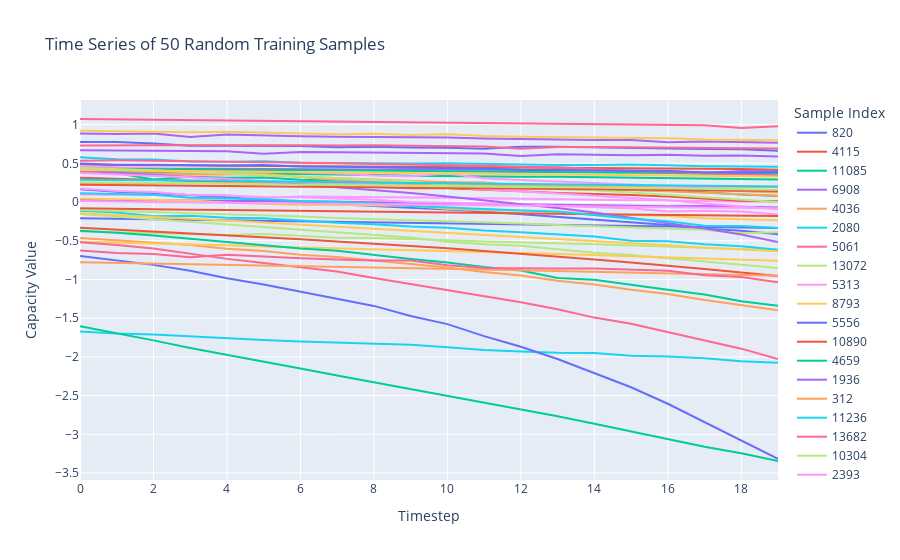

The notebook cell saved with this chart:
### Code cell
# Assuming X_train is your training set array.
# For instance, X_train might have shape (n_samples, n_timesteps, 1).

# Randomly select 50 samples from the training set
n_samples_total = X_train.shape[0]
selected_indices = np.random.choice(n_samples_total, size=50, replace=False)
X_random = X_train[selected_indices]

# If X_random has shape (50, n_timesteps, 1), squeeze the last dimension
if len(X_random.shape) == 3:
    n_samples, n_timesteps, n_features = X_random.shape
    if n_features == 1:
        X_random = X_random.squeeze(axis=-1)  # now shape is (n_samples, n_timesteps)
    else:
        raise ValueError("Expected feature dimension to be 1 for plotting a single time series per sample.")
else:
    n_samples, n_timesteps = X_random.shape

# Create a DataFrame where each row is a sample and each column is a timestep
df = pd.DataFrame(X_random, columns=[f"timestep_{i}" for i in range(n_timesteps)])
df["sample"] = selected_indices  # Label the samples with their original indices

# Melt the DataFrame to long format: each row becomes (sample, timestep, value)
df_long = df.melt(id_vars="sample", var_name="timestep", value_name="value")
# Convert the 'timestep' column from "timestep_0" to an integer (0)
df_long["timestep"] = df_long["timestep"].str.replace("timestep_", "").astype(int)

# Create a line plot with Plotly Express: one line per sample
fig = px.line(
    df_long,
    x="timestep",
    y="value",
    color="sample",
    title="Time Series of 50 Random Training Samples",
    labels={"timestep": "Timestep", "value": "Capacity Value", "sample": "Sample Index"}
)

fig.show()

### Figure 1 — Plotly figure (JSON) as saved in the notebook; plotly's stock layout.template omitted (floating-point values rounded to 4 significant figures)
{"data": [{"hovertemplate": "Sample Index=820<br>Timestep=%{x}<br>Capacity Value=%{y}<extra></extra>", "legendgroup": "820", "line": {"color": "#636efa", "dash": "solid"}, "marker": {"symbol": "circle"}, "mode": "lines", "name": "820", "orientation": "v", "showlegend": true, "type": "scatter", "x": [0, 1, 2, 3, 4, 5, 6, 7, 8, 9, 10, 11, 12, 13, 14, 15, 16, 17, 18, 19], "xaxis": "x", "y": [-0.2107, -0.2177, -0.2241, -0.2317, -0.2399, -0.2458, -0.2533, -0.2602, -0.2665, -0.2721, -0.2792, -0.2848, -0.2937, -0.2987, -0.3059, -0.3116, -0.3143, -0.3216, -0.3295, -0.3352], "yaxis": "y"}, {"hovertemplate": "Sample Index=4115<br>Timestep=%{x}<br>Capacity Value=%{y}<extra></extra>", "legendgroup": "4115", "line": {"color": "#EF553B", "dash": "solid"}, "marker": {"symbol": "circle"}, "mode": "lines", "name": "4115", "orientation": "v", "showlegend": true, "type": "scatter", "x": [0, 1, 2, 3, 4, 5, 6, 7, 8, 9, 10, 11, 12, 13, 14, 15, 16, 17, 18, 19], "xaxis": "x", "y": [0.4828, 0.4795, 0.476, 0.4761, 0.4727, 0.4704, 0.4641, 0.4606, 0.456, 0.4563, 0.4579, 0.4495, 0.4437, 0.4417, 0.4411, 0.4394, 0.4348, 0.4308, 0.4254, 0.4181], "yaxis": "y"}, {"hovertemplate": "Sample Index=11085<br>Timestep=%{x}<br>Capacity Value=%{y}<extra></extra>", "legendgroup": "11085", "line": {"color": "#00cc96", "dash": "solid"}, "marker": {"symbol": "circle"}, "mode": "lines", "name": "11085", "orientation": "v", "showlegend": true, "type": "scatter", "x": [0, 1, 2, 3, 4, 5, 6, 7, 8, 9, 10, 11, 12, 13, 14, 15, 16, 17, 18, 19], "xaxis": "x", "y": [0.3982, 0.3904, 0.3845, 0.3747, 0.3714, 0.3694, 0.3647, 0.3596, 0.3505, 0.3406, 0.3342, 0.3311, 0.3272, 0.3255, 0.32, 0.3151, 0.3085, 0.3036, 0.2964, 0.2899], "yaxis": "y"}, {"hovertemplate": "Sample Index=6908<br>Timestep=%{x}<br>Capacity Value=%{y}<extra></extra>", "legendgroup": "6908", "line": {"color": "#ab63fa", "dash": "solid"}, "marker": {"symbol": "circle"}, "mode": "lines", "name": "6908", "orientation": "v", "showlegend": true, "type": "scatter", "x": [0, 1, 2, 3, 4, 5, 6, 7, 8, 9, 10, 11, 12, 13, 14, 15, 16, 17, 18, 19], "xaxis": "x", "y": [0.43, 0.4319, 0.4321, 0.4332, 0.4309, 0.4281, 0.4239, 0.4215, 0.4198, 0.4232, 0.4193, 0.4141, 0.412, 0.4056, 0.4105, 0.4066, 0.4028, 0.3748, 0.4002, 0.3964], "yaxis": "y"}, {"hovertemplate": "Sample Index=4036<br>Timestep=%{x}<br>Capacity Value=%{y}<extra></extra>", "legendgroup": "4036", "line": {"color": "#FFA15A", "dash": "solid"}, "marker": {"symbol": "circle"}, "mode": "lines", "name": "4036", "orientation": "v", "showlegend": true, "type": "scatter", "x": [0, 1, 2, 3, 4, 5, 6, 7, 8, 9, 10, 11, 12, 13, 14, 15, 16, 17, 18, 19], "xaxis": "x", "y": [-0.4631, -0.495, -0.5263, -0.5558, -0.6038, -0.6311, -0.6812, -0.7098, -0.7548, -0.8036, -0.8445, -0.9051, -0.9492, -1.015, -1.066, -1.133, -1.188, -1.266, -1.335, -1.397], "yaxis": "y"}, {"hovertemplate": "Sample Index=2080<br>Timestep=%{x}<br>Capacity Value=%{y}<extra></extra>", "legendgroup": "2080", "line": {"color": "#19d3f3", "dash": "solid"}, "marker": {"symbol": "circle"}, "mode": "lines", "name": "2080", "orientation": "v", "showlegend": true, "type": "scatter", "x": [0, 1, 2, 3, 4, 5, 6, 7, 8, 9, 10, 11, 12, 13, 14, 15, 16, 17, 18, 19], "xaxis": "x", "y": [0.5775, 0.554, 0.549, 0.5222, 0.5199, 0.5255, 0.5086, 0.5035, 0.5023, 0.4972, 0.5013, 0.4911, 0.4838, 0.4792, 0.4777, 0.4834, 0.4758, 0.4623, 0.4591, 0.4565], "yaxis": "y"}, {"hovertemplate": "Sample Index=5061<br>Timestep=%{x}<br>Capacity Value=%{y}<extra></extra>", "legendgroup": "5061", "line": {"color": "#FF6692", "dash": "solid"}, "marker": {"symbol": "circle"}, "mode": "lines", "name": "5061", "orientation": "v", "showlegend": true, "type": "scatter", "x": [0, 1, 2, 3, 4, 5, 6, 7, 8, 9, 10, 11, 12, 13, 14, 15, 16, 17, 18, 19], "xaxis": "x", "y": [1.072, 1.067, 1.068, 1.063, 1.056, 1.051, 1.046, 1.041, 1.036, 1.03, 1.026, 1.024, 1.017, 1.012, 1.005, 1.002, 0.9958, 0.9909, 0.957, 0.978], "yaxis": "y"}, {"hovertemplate": "Sample Index=13072<br>Timestep=%{x}<br>Capacity Value=%{y}<extra></extra>", "legendgroup": "13072", "line": {"color": "#B6E880", "dash": "solid"}, "marker": {"symbol": "circle"}, "mode": "lines", "name": "13072", "orientation": "v", "showlegend": true, "type": "scatter", "x": [0, 1, 2, 3, 4, 5, 6, 7, 8, 9, 10, 11, 12, 13, 14, 15, 16, 17, 18, 19], "xaxis": "x", "y": [-0.1541, -0.1883, -0.2199, -0.2521, -0.2856, -0.3199, -0.3516, -0.3853, -0.4276, -0.4576, -0.513, -0.5457, -0.5644, -0.6059, -0.654, -0.683, -0.7244, -0.7603, -0.8011, -0.8509], "yaxis": "y"}, {"hovertemplate": "Sample Index=5313<br>Timestep=%{x}<br>Capacity Value=%{y}<extra></extra>", "legendgroup": "5313", "line": {"color": "#FF97FF", "dash": "solid"}, "marker": {"symbol": "circle"}, "mode": "lines", "name": "5313", "orientation": "v", "showlegend": true, "type": "scatter", "x": [0, 1, 2, 3, 4, 5, 6, 7, 8, 9, 10, 11, 12, 13, 14, 15, 16, 17, 18, 19], "xaxis": "x", "y": [0.09684, 0.0965, 0.09044, 0.08678, 0.08418, 0.05234, 0.07299, 0.07043, 0.06222, 0.05993, 0.0541, 0.05005, 0.04182, 0.0401, 0.02884, 0.02413, 0.01984, 0.008777, 0.002788, 0.004445], "yaxis": "y"}, {"hovertemplate": "Sample Index=8793<br>Timestep=%{x}<br>Capacity Value=%{y}<extra></extra>", "legendgroup": "8793", "line": {"color": "#FECB52", "dash": "solid"}, "marker": {"symbol": "circle"}, "mode": "lines", "name": "8793", "orientation": "v", "showlegend": true, "type": "scatter", "x": [0, 1, 2, 3, 4, 5, 6, 7, 8, 9, 10, 11, 12, 13, 14, 15, 16, 17, 18, 19], "xaxis": "x", "y": [-0.5143, -0.524, -0.5365, -0.5493, -0.5595, -0.5731, -0.5842, -0.5964, -0.6083, -0.6186, -0.6306, -0.6453, -0.6595, -0.6724, -0.6859, -0.6989, -0.7124, -0.7276, -0.7407, -0.7572], "yaxis": "y"}, {"hovertemplate": "Sample Index=5556<br>Timestep=%{x}<br>Capacity Value=%{y}<extra></extra>", "legendgroup": "5556", "line": {"color": "#636efa", "dash": "solid"}, "marker": {"symbol": "circle"}, "mode": "lines", "name": "5556", "orientation": "v", "showlegend": true, "type": "scatter", "x": [0, 1, 2, 3, 4, 5, 6, 7, 8, 9, 10, 11, 12, 13, 14, 15, 16, 17, 18, 19], "xaxis": "x", "y": [0.7743, 0.7748, 0.7566, 0.7275, 0.7271, 0.7264, 0.7234, 0.7075, 0.7143, 0.7053, 0.7017, 0.6875, 0.7156, 0.7156, 0.7058, 0.6951, 0.6903, 0.6865, 0.6818, 0.6616], "yaxis": "y"}, {"hovertemplate": "Sample Index=10890<br>Timestep=%{x}<br>Capacity Value=%{y}<extra></extra>", "legendgroup": "10890", "line": {"color": "#EF553B", "dash": "solid"}, "marker": {"symbol": "circle"}, "mode": "lines", "name": "10890", "orientation": "v", "showlegend": true, "type": "scatter", "x": [0, 1, 2, 3, 4, 5, 6, 7, 8, 9, 10, 11, 12, 13, 14, 15, 16, 17, 18, 19], "xaxis": "x", "y": [0.3139, 0.3011, 0.2942, 0.2748, 0.2604, 0.2389, 0.2358, 0.219, 0.2005, 0.1791, 0.1774, 0.1544, 0.1392, 0.1183, 0.1093, 0.09209, 0.07286, 0.04904, 0.01817, 0.01132], "yaxis": "y"}, {"hovertemplate": "Sample Index=4659<br>Timestep=%{x}<br>Capacity Value=%{y}<extra></extra>", "legendgroup": "4659", "line": {"color": "#00cc96", "dash": "solid"}, "marker": {"symbol": "circle"}, "mode": "lines", "name": "4659", "orientation": "v", "showlegend": true, "type": "scatter", "x": [0, 1, 2, 3, 4, 5, 6, 7, 8, 9, 10, 11, 12, 13, 14, 15, 16, 17, 18, 19], "xaxis": "x", "y": [0.4109, 0.3754, 0.2907, 0.327, 0.3139, 0.3167, 0.2875, 0.277, 0.2607, 0.253, 0.2362, 0.2279, 0.2077, 0.1853, 0.1692, 0.1543, 0.1462, 0.1276, 0.09672, 0.07827], "yaxis": "y"}, {"hovertemplate": "Sample Index=1936<br>Timestep=%{x}<br>Capacity Value=%{y}<extra></extra>", "legendgroup": "1936", "line": {"color": "#ab63fa", "dash": "solid"}, "marker": {"symbol": "circle"}, "mode": "lines", "name": "1936", "orientation": "v", "showlegend": true, "type": "scatter", "x": [0, 1, 2, 3, 4, 5, 6, 7, 8, 9, 10, 11, 12, 13, 14, 15, 16, 17, 18, 19], "xaxis": "x", "y": [0.886, 0.88, 0.8844, 0.8395, 0.8711, 0.8562, 0.849, 0.8432, 0.8424, 0.8357, 0.8335, 0.82, 0.8119, 0.8058, 0.8003, 0.8013, 0.7714, 0.7817, 0.7726, 0.7668], "yaxis": "y"}, {"hovertemplate": "Sample Index=312<br>Timestep=%{x}<br>Capacity Value=%{y}<extra></extra>", "legendgroup": "312", "line": {"color": "#FFA15A", "dash": "solid"}, "marker": {"symbol": "circle"}, "mode": "lines", "name": "312", "orientation": "v", "showlegend": true, "type": "scatter", "x": [0, 1, 2, 3, 4, 5, 6, 7, 8, 9, 10, 11, 12, 13, 14, 15, 16, 17, 18, 19], "xaxis": "x", "y": [0.2424, 0.2418, 0.2412, 0.2414, 0.242, 0.2413, 0.2509, 0.2371, 0.2338, 0.2303, 0.2263, 0.2245, 0.223, 0.2197, 0.2175, 0.2143, 0.2095, 0.2029, 0.2004, 0.1957], "yaxis": "y"}, {"hovertemplate": "Sample Index=11236<br>Timestep=%{x}<br>Capacity Value=%{y}<extra></extra>", "legendgroup": "11236", "line": {"color": "#19d3f3", "dash": "solid"}, "marker": {"symbol": "circle"}, "mode": "lines", "name": "11236", "orientation": "v", "showlegend": true, "type": "scatter", "x": [0, 1, 2, 3, 4, 5, 6, 7, 8, 9, 10, 11, 12, 13, 14, 15, 16, 17, 18, 19], "xaxis": "x", "y": [-1.672, -1.699, -1.71, -1.73, -1.756, -1.781, -1.803, -1.818, -1.827, -1.844, -1.876, -1.91, -1.929, -1.948, -1.95, -1.984, -1.996, -2.019, -2.058, -2.077], "yaxis": "y"}, {"hovertemplate": "Sample Index=13682<br>Timestep=%{x}<br>Capacity Value=%{y}<extra></extra>", "legendgroup": "13682", "line": {"color": "#FF6692", "dash": "solid"}, "marker": {"symbol": "circle"}, "mode": "lines", "name": "13682", "orientation": "v", "showlegend": true, "type": "scatter", "x": [0, 1, 2, 3, 4, 5, 6, 7, 8, 9, 10, 11, 12, 13, 14, 15, 16, 17, 18, 19], "xaxis": "x", "y": [-0.5179, -0.5539, -0.6007, -0.6631, -0.7341, -0.7862, -0.8401, -0.8962, -0.9815, -1.059, -1.132, -1.216, -1.295, -1.384, -1.493, -1.573, -1.681, -1.787, -1.894, -2.027], "yaxis": "y"}, {"hovertemplate": "Sample Index=10304<br>Timestep=%{x}<br>Capacity Value=%{y}<extra></extra>", "legendgroup": "10304", "line": {"color": "#B6E880", "dash": "solid"}, "marker": {"symbol": "circle"}, "mode": "lines", "name": "10304", "orientation": "v", "showlegend": true, "type": "scatter", "x": [0, 1, 2, 3, 4, 5, 6, 7, 8, 9, 10, 11, 12, 13, 14, 15, 16, 17, 18, 19], "xaxis": "x", "y": [-0.38, -0.3942, -0.3989, -0.4153, -0.4269, -0.4133, -0.4374, -0.4601, -0.4654, -0.477, -0.4944, -0.5106, -0.5265, -0.5335, -0.5455, -0.5632, -0.5754, -0.5892, -0.6061, -0.6158], "yaxis": "y"}, {"hovertemplate": "Sample Index=2393<br>Timestep=%{x}<br>Capacity Value=%{y}<extra></extra>", "legendgroup": "2393", "line": {"color": "#FF97FF", "dash": "solid"}, "marker": {"symbol": "circle"}, "mode": "lines", "name": "2393", "orientation": "v", "showlegend": true, "type": "scatter", "x": [0, 1, 2, 3, 4, 5, 6, 7, 8, 9, 10, 11, 12, 13, 14, 15, 16, 17, 18, 19], "xaxis": "x", "y": [0.4658, 0.4487, 0.4431, 0.3992, 0.4077, 0.3973, 0.3818, 0.3673, 0.3439, 0.3333, 0.3685, 0.3072, 0.2845, 0.2673, 0.25, 0.2261, 0.2052, 0.1868, 0.1625, 0.138], "yaxis": "y"}, {"hovertemplate": "Sample Index=10259<br>Timestep=%{x}<br>Capacity Value=%{y}<extra></extra>", "legendgroup": "10259", "line": {"color": "#FECB52", "dash": "solid"}, "marker": {"symbol": "circle"}, "mode": "lines", "name": "10259", "orientation": "v", "showlegend": true, "type": "scatter", "x": [0, 1, 2, 3, 4, 5, 6, 7, 8, 9, 10, 11, 12, 13, 14, 15, 16, 17, 18, 19], "xaxis": "x", "y": [0.9202, 0.9134, 0.9121, 0.9019, 0.9065, 0.8949, 0.8834, 0.8759, 0.8808, 0.8664, 0.877, 0.8529, 0.8429, 0.8381, 0.8343, 0.8274, 0.8237, 0.8082, 0.7995, 0.7985], "yaxis": "y"}, {"hovertemplate": "Sample Index=12282<br>Timestep=%{x}<br>Capacity Value=%{y}<extra></extra>", "legendgroup": "12282", "line": {"color": "#636efa", "dash": "solid"}, "marker": {"symbol": "circle"}, "mode": "lines", "name": "12282", "orientation": "v", "showlegend": true, "type": "scatter", "x": [0, 1, 2, 3, 4, 5, 6, 7, 8, 9, 10, 11, 12, 13, 14, 15, 16, 17, 18, 19], "xaxis": "x", "y": [0.1657, 0.1331, 0.1151, 0.08963, 0.06268, 0.02458, 0.00368, -0.0295, -0.04913, -0.07155, -0.09695, -0.123, -0.1578, -0.1973, -0.2235, -0.2578, -0.2966, -0.3442, -0.3724, -0.4168], "yaxis": "y"}, {"hovertemplate": "Sample Index=10274<br>Timestep=%{x}<br>Capacity Value=%{y}<extra></extra>", "legendgroup": "10274", "line": {"color": "#EF553B", "dash": "solid"}, "marker": {"symbol": "circle"}, "mode": "lines", "name": "10274", "orientation": "v", "showlegend": true, "type": "scatter", "x": [0, 1, 2, 3, 4, 5, 6, 7, 8, 9, 10, 11, 12, 13, 14, 15, 16, 17, 18, 19], "xaxis": "x", "y": [-0.333, -0.3565, -0.3802, -0.4009, -0.4263, -0.4532, -0.4798, -0.5083, -0.5351, -0.5668, -0.5983, -0.6333, -0.6674, -0.7042, -0.7413, -0.7805, -0.8195, -0.8635, -0.9089, -0.9553], "yaxis": "y"}, {"hovertemplate": "Sample Index=12121<br>Timestep=%{x}<br>Capacity Value=%{y}<extra></extra>", "legendgroup": "12121", "line": {"color": "#00cc96", "dash": "solid"}, "marker": {"symbol": "circle"}, "mode": "lines", "name": "12121", "orientation": "v", "showlegend": true, "type": "scatter", "x": [0, 1, 2, 3, 4, 5, 6, 7, 8, 9, 10, 11, 12, 13, 14, 15, 16, 17, 18, 19], "xaxis": "x", "y": [0.4346, 0.4286, 0.4254, 0.4194, 0.4156, 0.4125, 0.4127, 0.4095, 0.4056, 0.4037, 0.3966, 0.3968, 0.3869, 0.3824, 0.3838, 0.3767, 0.3741, 0.3643, 0.3655, 0.3641], "yaxis": "y"}, {"hovertemplate": "Sample Index=1346<br>Timestep=%{x}<br>Capacity Value=%{y}<extra></extra>", "legendgroup": "1346", "line": {"color": "#ab63fa", "dash": "solid"}, "marker": {"symbol": "circle"}, "mode": "lines", "name": "1346", "orientation": "v", "showlegend": true, "type": "scatter", "x": [0, 1, 2, 3, 4, 5, 6, 7, 8, 9, 10, 11, 12, 13, 14, 15, 16, 17, 18, 19], "xaxis": "x", "y": [0.03301, 0.02502, 0.0225, 0.02078, 0.01959, 0.009997, 0.007587, 0.003254, -0.00325, -0.007996, -0.01528, -0.01967, -0.03154, -0.03755, -0.04631, -0.05433, -0.05321, -0.05256, -0.06329, -0.07212], "yaxis": "y"}, {"hovertemplate": "Sample Index=744<br>Timestep=%{x}<br>Capacity Value=%{y}<extra></extra>", "legendgroup": "744", "line": {"color": "#FFA15A", "dash": "solid"}, "marker": {"symbol": "circle"}, "mode": "lines", "name": "744", "orientation": "v", "showlegend": true, "type": "scatter", "x": [0, 1, 2, 3, 4, 5, 6, 7, 8, 9, 10, 11, 12, 13, 14, 15, 16, 17, 18, 19], "xaxis": "x", "y": [0.3894, 0.378, 0.3674, 0.3561, 0.3569, 0.3646, 0.324, 0.2855, 0.2685, 0.2579, 0.255, 0.2527, 0.2066, 0.2094, 0.2003, 0.1835, 0.1726, 0.1582, 0.1388, 0.1218], "yaxis": "y"}, {"hovertemplate": "Sample Index=9558<br>Timestep=%{x}<br>Capacity Value=%{y}<extra></extra>", "legendgroup": "9558", "line": {"color": "#19d3f3", "dash": "solid"}, "marker": {"symbol": "circle"}, "mode": "lines", "name": "9558", "orientation": "v", "showlegend": true, "type": "scatter", "x": [0, 1, 2, 3, 4, 5, 6, 7, 8, 9, 10, 11, 12, 13, 14, 15, 16, 17, 18, 19], "xaxis": "x", "y": [-0.1135, -0.1346, -0.1826, -0.1756, -0.2046, -0.2102, -0.2383, -0.268, -0.2858, -0.3146, -0.3319, -0.3688, -0.3893, -0.4152, -0.4451, -0.499, -0.5066, -0.5464, -0.5721, -0.6158], "yaxis": "y"}, {"hovertemplate": "Sample Index=12836<br>Timestep=%{x}<br>Capacity Value=%{y}<extra></extra>", "legendgroup": "12836", "line": {"color": "#FF6692", "dash": "solid"}, "marker": {"symbol": "circle"}, "mode": "lines", "name": "12836", "orientation": "v", "showlegend": true, "type": "scatter", "x": [0, 1, 2, 3, 4, 5, 6, 7, 8, 9, 10, 11, 12, 13, 14, 15, 16, 17, 18, 19], "xaxis": "x", "y": [0.5348, 0.539, 0.5334, 0.5266, 0.524, 0.5154, 0.5154, 0.5019, 0.4914, 0.4861, 0.4737, 0.4698, 0.4568, 0.4478, 0.4259, 0.3976, 0.3874, 0.3742, 0.3594, 0.3431], "yaxis": "y"}, {"hovertemplate": "Sample Index=2800<br>Timestep=%{x}<br>Capacity Value=%{y}<extra></extra>", "legendgroup": "2800", "line": {"color": "#B6E880", "dash": "solid"}, "marker": {"symbol": "circle"}, "mode": "lines", "name": "2800", "orientation": "v", "showlegend": true, "type": "scatter", "x": [0, 1, 2, 3, 4, 5, 6, 7, 8, 9, 10, 11, 12, 13, 14, 15, 16, 17, 18, 19], "xaxis": "x", "y": [-0.1008, -0.1182, -0.131, -0.1461, -0.1589, -0.1705, -0.1871, -0.2065, -0.2169, -0.2339, -0.2491, -0.2611, -0.2778, -0.298, -0.3116, -0.3271, -0.3443, -0.3577, -0.4021, -0.3915], "yaxis": "y"}, {"hovertemplate": "Sample Index=12296<br>Timestep=%{x}<br>Capacity Value=%{y}<extra></extra>", "legendgroup": "12296", "line": {"color": "#FF97FF", "dash": "solid"}, "marker": {"symbol": "circle"}, "mode": "lines", "name": "12296", "orientation": "v", "showlegend": true, "type": "scatter", "x": [0, 1, 2, 3, 4, 5, 6, 7, 8, 9, 10, 11, 12, 13, 14, 15, 16, 17, 18, 19], "xaxis": "x", "y": [0.1735, 0.1429, 0.1295, 0.09231, 0.08308, 0.0636, 0.06258, 0.04639, 0.03038, 0.0009475, -0.005428, -0.01271, -0.02513, -0.05105, -0.06684, -0.08045, -0.1214, -0.1125, -0.1235, -0.1615], "yaxis": "y"}, {"hovertemplate": "Sample Index=7852<br>Timestep=%{x}<br>Capacity Value=%{y}<extra></extra>", "legendgroup": "7852", "line": {"color": "#FECB52", "dash": "solid"}, "marker": {"symbol": "circle"}, "mode": "lines", "name": "7852", "orientation": "v", "showlegend": true, "type": "scatter", "x": [0, 1, 2, 3, 4, 5, 6, 7, 8, 9, 10, 11, 12, 13, 14, 15, 16, 17, 18, 19], "xaxis": "x", "y": [0.04492, 0.03757, 0.02571, 0.021, -0.009954, -0.02038, -0.03912, -0.03823, -0.04393, -0.04874, -0.08687, -0.1063, -0.1079, -0.1301, -0.1433, -0.1666, -0.1792, -0.2108, -0.2218, -0.2337], "yaxis": "y"}, {"hovertemplate": "Sample Index=3434<br>Timestep=%{x}<br>Capacity Value=%{y}<extra></extra>", "legendgroup": "3434", "line": {"color": "#636efa", "dash": "solid"}, "marker": {"symbol": "circle"}, "mode": "lines", "name": "3434", "orientation": "v", "showlegend": true, "type": "scatter", "x": [0, 1, 2, 3, 4, 5, 6, 7, 8, 9, 10, 11, 12, 13, 14, 15, 16, 17, 18, 19], "xaxis": "x", "y": [0.4988, 0.4803, 0.4822, 0.4752, 0.4734, 0.4781, 0.4574, 0.4551, 0.45, 0.4358, 0.4402, 0.4347, 0.4183, 0.4149, 0.412, 0.4055, 0.3975, 0.3848, 0.3786, 0.3891], "yaxis": "y"}, {"hovertemplate": "Sample Index=1188<br>Timestep=%{x}<br>Capacity Value=%{y}<extra></extra>", "legendgroup": "1188", "line": {"color": "#EF553B", "dash": "solid"}, "marker": {"symbol": "circle"}, "mode": "lines", "name": "1188", "orientation": "v", "showlegend": true, "type": "scatter", "x": [0, 1, 2, 3, 4, 5, 6, 7, 8, 9, 10, 11, 12, 13, 14, 15, 16, 17, 18, 19], "xaxis": "x", "y": [-0.08079, -0.09003, -0.0996, -0.09992, -0.1032, -0.1075, -0.1141, -0.1166, -0.1214, -0.1292, -0.1387, -0.1412, -0.1456, -0.1512, -0.1588, -0.1625, -0.167, -0.1695, -0.171, -0.1796], "yaxis": "y"}, {"hovertemplate": "Sample Index=9976<br>Timestep=%{x}<br>Capacity Value=%{y}<extra></extra>", "legendgroup": "9976", "line": {"color": "#00cc96", "dash": "solid"}, "marker": {"symbol": "circle"}, "mode": "lines", "name": "9976", "orientation": "v", "showlegend": true, "type": "scatter", "x": [0, 1, 2, 3, 4, 5, 6, 7, 8, 9, 10, 11, 12, 13, 14, 15, 16, 17, 18, 19], "xaxis": "x", "y": [-1.604, -1.694, -1.787, -1.885, -1.97, -2.06, -2.15, -2.24, -2.329, -2.417, -2.496, -2.592, -2.674, -2.767, -2.863, -2.964, -3.056, -3.161, -3.245, -3.345], "yaxis": "y"}, {"hovertemplate": "Sample Index=8548<br>Timestep=%{x}<br>Capacity Value=%{y}<extra></extra>", "legendgroup": "8548", "line": {"color": "#ab63fa", "dash": "solid"}, "marker": {"symbol": "circle"}, "mode": "lines", "name": "8548", "orientation": "v", "showlegend": true, "type": "scatter", "x": [0, 1, 2, 3, 4, 5, 6, 7, 8, 9, 10, 11, 12, 13, 14, 15, 16, 17, 18, 19], "xaxis": "x", "y": [0.4027, 0.3785, 0.3495, 0.3256, 0.2964, 0.2654, 0.2293, 0.1932, 0.1591, 0.1163, 0.0724, 0.02258, -0.02352, -0.0757, -0.1362, -0.2059, -0.2698, -0.3411, -0.4191, -0.516], "yaxis": "y"}, {"hovertemplate": "Sample Index=5604<br>Timestep=%{x}<br>Capacity Value=%{y}<extra></extra>", "legendgroup": "5604", "line": {"color": "#FFA15A", "dash": "solid"}, "marker": {"symbol": "circle"}, "mode": "lines", "name": "5604", "orientation": "v", "showlegend": true, "type": "scatter", "x": [0, 1, 2, 3, 4, 5, 6, 7, 8, 9, 10, 11, 12, 13, 14, 15, 16, 17, 18, 19], "xaxis": "x", "y": [0.412, 0.4159, 0.4, 0.3847, 0.3645, 0.3444, 0.3277, 0.3088, 0.2879, 0.2733, 0.2556, 0.2344, 0.2166, 0.1941, 0.1752, 0.1564, 0.138, 0.1225, 0.1024, 0.08269], "yaxis": "y"}, {"hovertemplate": "Sample Index=2088<br>Timestep=%{x}<br>Capacity Value=%{y}<extra></extra>", "legendgroup": "2088", "line": {"color": "#19d3f3", "dash": "solid"}, "marker": {"symbol": "circle"}, "mode": "lines", "name": "2088", "orientation": "v", "showlegend": true, "type": "scatter", "x": [0, 1, 2, 3, 4, 5, 6, 7, 8, 9, 10, 11, 12, 13, 14, 15, 16, 17, 18, 19], "xaxis": "x", "y": [0.1137, 0.1029, 0.09424, 0.05418, 0.04451, 0.03614, 0.01241, 0.004656, -0.0173, -0.05112, -0.06966, -0.09266, -0.1104, -0.1228, -0.1658, -0.2148, -0.2472, -0.3064, -0.309, -0.3341], "yaxis": "y"}, {"hovertemplate": "Sample Index=5588<br>Timestep=%{x}<br>Capacity Value=%{y}<extra></extra>", "legendgroup": "5588", "line": {"color": "#FF6692", "dash": "solid"}, "marker": {"symbol": "circle"}, "mode": "lines", "name": "5588", "orientation": "v", "showlegend": true, "type": "scatter", "x": [0, 1, 2, 3, 4, 5, 6, 7, 8, 9, 10, 11, 12, 13, 14, 15, 16, 17, 18, 19], "xaxis": "x", "y": [0.7293, 0.735, 0.735, 0.7344, 0.736, 0.7359, 0.7325, 0.7292, 0.7334, 0.7263, 0.7242, 0.7184, 0.6875, 0.7102, 0.7098, 0.7043, 0.7008, 0.6993, 0.6944, 0.6912], "yaxis": "y"}, {"hovertemplate": "Sample Index=6670<br>Timestep=%{x}<br>Capacity Value=%{y}<extra></extra>", "legendgroup": "6670", "line": {"color": "#B6E880", "dash": "solid"}, "marker": {"symbol": "circle"}, "mode": "lines", "name": "6670", "orientation": "v", "showlegend": true, "type": "scatter", "x": [0, 1, 2, 3, 4, 5, 6, 7, 8, 9, 10, 11, 12, 13, 14, 15, 16, 17, 18, 19], "xaxis": "x", "y": [0.4385, 0.4287, 0.4096, 0.3876, 0.3672, 0.3476, 0.3362, 0.3109, 0.2847, 0.2676, 0.2164, 0.2058, 0.1887, 0.1658, 0.1509, 0.1242, 0.09157, 0.06256, 0.03555, 0.0001395], "yaxis": "y"}, {"hovertemplate": "Sample Index=9578<br>Timestep=%{x}<br>Capacity Value=%{y}<extra></extra>", "legendgroup": "9578", "line": {"color": "#FF97FF", "dash": "solid"}, "marker": {"symbol": "circle"}, "mode": "lines", "name": "9578", "orientation": "v", "showlegend": true, "type": "scatter", "x": [0, 1, 2, 3, 4, 5, 6, 7, 8, 9, 10, 11, 12, 13, 14, 15, 16, 17, 18, 19], "xaxis": "x", "y": [0.3747, 0.3583, 0.3363, 0.3179, 0.2996, 0.2676, 0.2598, 0.2496, 0.2268, 0.2108, 0.1897, 0.1643, 0.14, 0.1096, 0.08116, 0.05318, 0.02325, -0.01902, -0.05586, -0.09312], "yaxis": "y"}, {"hovertemplate": "Sample Index=2035<br>Timestep=%{x}<br>Capacity Value=%{y}<extra></extra>", "legendgroup": "2035", "line": {"color": "#FECB52", "dash": "solid"}, "marker": {"symbol": "circle"}, "mode": "lines", "name": "2035", "orientation": "v", "showlegend": true, "type": "scatter", "x": [0, 1, 2, 3, 4, 5, 6, 7, 8, 9, 10, 11, 12, 13, 14, 15, 16, 17, 18, 19], "xaxis": "x", "y": [-0.1451, -0.166, -0.1913, -0.2144, -0.2401, -0.2662, -0.2937, -0.3146, -0.3463, -0.3711, -0.3991, -0.4256, -0.4512, -0.4793, -0.5017, -0.5305, -0.5578, -0.589, -0.6116, -0.637], "yaxis": "y"}, {"hovertemplate": "Sample Index=1467<br>Timestep=%{x}<br>Capacity Value=%{y}<extra></extra>", "legendgroup": "1467", "line": {"color": "#636efa", "dash": "solid"}, "marker": {"symbol": "circle"}, "mode": "lines", "name": "1467", "orientation": "v", "showlegend": true, "type": "scatter", "x": [0, 1, 2, 3, 4, 5, 6, 7, 8, 9, 10, 11, 12, 13, 14, 15, 16, 17, 18, 19], "xaxis": "x", "y": [-0.6975, -0.7504, -0.8116, -0.8885, -0.9834, -1.065, -1.159, -1.252, -1.342, -1.473, -1.577, -1.732, -1.87, -2.028, -2.208, -2.392, -2.605, -2.843, -3.079, -3.318], "yaxis": "y"}, {"hovertemplate": "Sample Index=3069<br>Timestep=%{x}<br>Capacity Value=%{y}<extra></extra>", "legendgroup": "3069", "line": {"color": "#EF553B", "dash": "solid"}, "marker": {"symbol": "circle"}, "mode": "lines", "name": "3069", "orientation": "v", "showlegend": true, "type": "scatter", "x": [0, 1, 2, 3, 4, 5, 6, 7, 8, 9, 10, 11, 12, 13, 14, 15, 16, 17, 18, 19], "xaxis": "x", "y": [0.223, 0.2197, 0.2175, 0.2143, 0.2095, 0.2029, 0.2004, 0.1957, 0.1942, 0.1882, 0.1822, 0.1771, 0.1731, 0.1684, 0.1645, 0.1589, 0.1556, 0.1497, 0.1525, 0.142], "yaxis": "y"}, {"hovertemplate": "Sample Index=5913<br>Timestep=%{x}<br>Capacity Value=%{y}<extra></extra>", "legendgroup": "5913", "line": {"color": "#00cc96", "dash": "solid"}, "marker": {"symbol": "circle"}, "mode": "lines", "name": "5913", "orientation": "v", "showlegend": true, "type": "scatter", "x": [0, 1, 2, 3, 4, 5, 6, 7, 8, 9, 10, 11, 12, 13, 14, 15, 16, 17, 18, 19], "xaxis": "x", "y": [-0.3721, -0.3953, -0.4328, -0.4761, -0.5123, -0.5571, -0.5986, -0.6294, -0.6845, -0.735, -0.7818, -0.8397, -0.8846, -0.9798, -1.004, -1.072, -1.133, -1.195, -1.282, -1.338], "yaxis": "y"}, {"hovertemplate": "Sample Index=5382<br>Timestep=%{x}<br>Capacity Value=%{y}<extra></extra>", "legendgroup": "5382", "line": {"color": "#ab63fa", "dash": "solid"}, "marker": {"symbol": "circle"}, "mode": "lines", "name": "5382", "orientation": "v", "showlegend": true, "type": "scatter", "x": [0, 1, 2, 3, 4, 5, 6, 7, 8, 9, 10, 11, 12, 13, 14, 15, 16, 17, 18, 19], "xaxis": "x", "y": [0.6675, 0.6656, 0.6631, 0.6597, 0.6549, 0.6242, 0.6465, 0.6431, 0.6374, 0.6335, 0.627, 0.6262, 0.5938, 0.6158, 0.6123, 0.6051, 0.6092, 0.5966, 0.6017, 0.5874], "yaxis": "y"}, {"hovertemplate": "Sample Index=3234<br>Timestep=%{x}<br>Capacity Value=%{y}<extra></extra>", "legendgroup": "3234", "line": {"color": "#FFA15A", "dash": "solid"}, "marker": {"symbol": "circle"}, "mode": "lines", "name": "3234", "orientation": "v", "showlegend": true, "type": "scatter", "x": [0, 1, 2, 3, 4, 5, 6, 7, 8, 9, 10, 11, 12, 13, 14, 15, 16, 17, 18, 19], "xaxis": "x", "y": [-0.7763, -0.7841, -0.7923, -0.799, -0.809, -0.8182, -0.8294, -0.8343, -0.8445, -0.849, -0.8599, -0.87, -0.8815, -0.8919, -0.8984, -0.9057, -0.9184, -0.9289, -0.9435, -0.9527], "yaxis": "y"}, {"hovertemplate": "Sample Index=9609<br>Timestep=%{x}<br>Capacity Value=%{y}<extra></extra>", "legendgroup": "9609", "line": {"color": "#19d3f3", "dash": "solid"}, "marker": {"symbol": "circle"}, "mode": "lines", "name": "9609", "orientation": "v", "showlegend": true, "type": "scatter", "x": [0, 1, 2, 3, 4, 5, 6, 7, 8, 9, 10, 11, 12, 13, 14, 15, 16, 17, 18, 19], "xaxis": "x", "y": [0.2874, 0.2863, 0.2793, 0.2747, 0.2734, 0.2685, 0.2606, 0.2571, 0.2511, 0.2461, 0.2429, 0.2388, 0.2341, 0.2289, 0.2254, 0.217, 0.2112, 0.2077, 0.2036, 0.1993], "yaxis": "y"}, {"hovertemplate": "Sample Index=4104<br>Timestep=%{x}<br>Capacity Value=%{y}<extra></extra>", "legendgroup": "4104", "line": {"color": "#FF6692", "dash": "solid"}, "marker": {"symbol": "circle"}, "mode": "lines", "name": "4104", "orientation": "v", "showlegend": true, "type": "scatter", "x": [0, 1, 2, 3, 4, 5, 6, 7, 8, 9, 10, 11, 12, 13, 14, 15, 16, 17, 18, 19], "xaxis": "x", "y": [-0.625, -0.6576, -0.6714, -0.7118, -0.6822, -0.7084, -0.727, -0.7422, -0.7555, -0.7548, -0.8154, -0.8522, -0.8589, -0.8571, -0.8585, -0.8781, -0.8889, -0.9459, -0.967, -1.036], "yaxis": "y"}, {"hovertemplate": "Sample Index=6902<br>Timestep=%{x}<br>Capacity Value=%{y}<extra></extra>", "legendgroup": "6902", "line": {"color": "#B6E880", "dash": "solid"}, "marker": {"symbol": "circle"}, "mode": "lines", "name": "6902", "orientation": "v", "showlegend": true, "type": "scatter", "x": [0, 1, 2, 3, 4, 5, 6, 7, 8, 9, 10, 11, 12, 13, 14, 15, 16, 17, 18, 19], "xaxis": "x", "y": [0.2551, 0.2533, 0.248, 0.2454, 0.2364, 0.2295, 0.2295, 0.2247, 0.2174, 0.2112, 0.2043, 0.1996, 0.1984, 0.1913, 0.1863, 0.1804, 0.1724, 0.1634, 0.1635, 0.1574], "yaxis": "y"}, {"hovertemplate": "Sample Index=8838<br>Timestep=%{x}<br>Capacity Value=%{y}<extra></extra>", "legendgroup": "8838", "line": {"color": "#FF97FF", "dash": "solid"}, "marker": {"symbol": "circle"}, "mode": "lines", "name": "8838", "orientation": "v", "showlegend": true, "type": "scatter", "x": [0, 1, 2, 3, 4, 5, 6, 7, 8, 9, 10, 11, 12, 13, 14, 15, 16, 17, 18, 19], "xaxis": "x", "y": [0.01114, 0.003927, 0.0002341, -0.004431, -0.01069, -0.01653, -0.01911, -0.02502, -0.02787, -0.03322, -0.03745, -0.04315, -0.04724, -0.05265, -0.05633, -0.05992, -0.06264, -0.0687, -0.07371, -0.08008], "yaxis": "y"}, {"hovertemplate": "Sample Index=12146<br>Timestep=%{x}<br>Capacity Value=%{y}<extra></extra>", "legendgroup": "12146", "line": {"color": "#FECB52", "dash": "solid"}, "marker": {"symbol": "circle"}, "mode": "lines", "name": "12146", "orientation": "v", "showlegend": true, "type": "scatter", "x": [0, 1, 2, 3, 4, 5, 6, 7, 8, 9, 10, 11, 12, 13, 14, 15, 16, 17, 18, 19], "xaxis": "x", "y": [0.4141, 0.4114, 0.4065, 0.3991, 0.3958, 0.3906, 0.3865, 0.3807, 0.3789, 0.3709, 0.367, 0.3644, 0.3597, 0.3559, 0.3506, 0.3451, 0.3399, 0.3333, 0.3325, 0.3285], "yaxis": "y"}], "layout": {"legend": {"title": {"text": "Sample Index"}, "tracegroupgap": 0}, "title": {"text": "Time Series of 50 Random Training Samples"}, "xaxis": {"anchor": "y", "domain": [0, 1], "title": {"text": "Timestep"}}, "yaxis": {"anchor": "x", "domain": [0, 1], "title": {"text": "Capacity Value"}}}}
